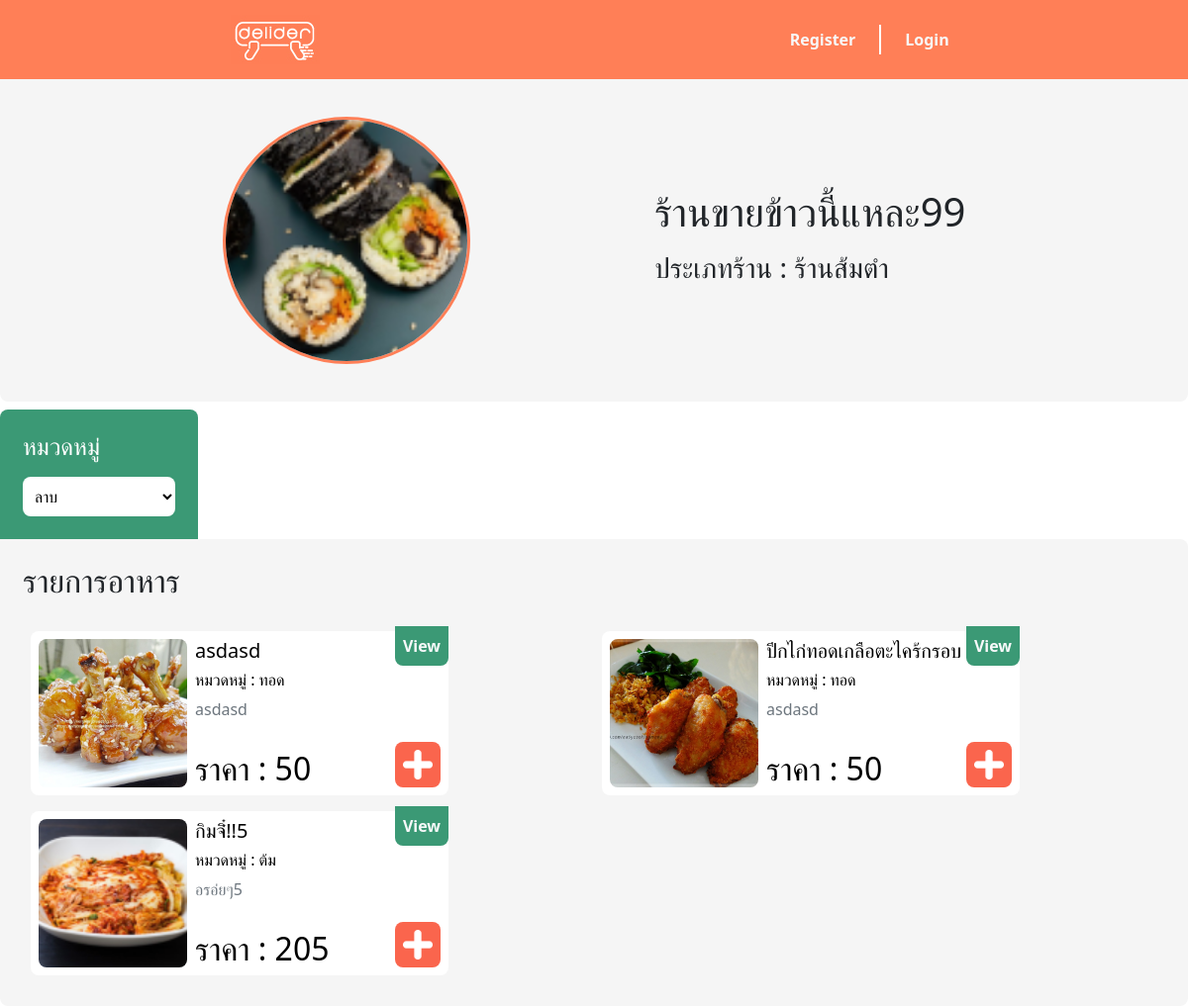
The page /rest.php?id=2 on the database its author committed.
### tables this page shows
CREATE TABLE `restaurant` (
  `id` int(11) NOT NULL,
  `rest_name` varchar(100) NOT NULL DEFAULT '''ไม่มี''',
  `rest_type` varchar(100) NOT NULL DEFAULT '''ไม่มี''',
  `m_id` text NOT NULL
);

CREATE TABLE `manager` (
  `id` int(11) NOT NULL,
  `username` text NOT NULL,
  `password` text NOT NULL,
  `fullname` text NOT NULL,
  `profile` varchar(100) NOT NULL DEFAULT '''555''',
  `address` text NOT NULL,
  `allow` tinyint(1) NOT NULL DEFAULT 0
);

CREATE TABLE `foods` (
  `id` int(11) NOT NULL,
  `foodname` text NOT NULL,
  `des` text NOT NULL,
  `type` text NOT NULL,
  `price` int(11) NOT NULL,
  `rest_id` text NOT NULL,
  `image` text NOT NULL
);

### db/connect.php (called while the page is built)
<?php
function db($qr) {
    $server = "localhost";
    $username = "root";
    $password = "";
    $database = "esan6";
    $conn = new mysqli($server,$username,$password,$database);
    return $conn->query($qr);
}
?>

### rest.php (the view, shortened to what this page needs)
<!DOCTYPE html>
<html lang="en">
<head>
    <link rel="stylesheet" href="css/rest.css">
</head>
<body>
    <?php include('component/header.php'); ?>
     <div class="rest-container">
     <?php $rest = db('SELECT manager.profile , restaurant.rest_name,restaurant.rest_type FROM restaurant INNER JOIN manager ON restaurant.m_id=manager.id AND restaurant.id = '.$_GET['id'].';');
    if ($rest->num_rows > 0) {
        $rest = $rest->fetch_assoc();
        if (isset($_SESSION['REST']) && $_SESSION['REST'] == $_GET['id']) {; ?>
<div class="rest-head">
    <div class="rest-img">
        <img class="rounded-pill" src="assets/profile/<?php echo $rest['profile'] ?>.jpg">
    </div>
    <form method="post" class="rest-detail gap-2">
        <h1><input name="name" class="rest-name" type="text" value="<?php echo $rest['rest_name'] ?>"></h1>
        <h3>
            ประเภทร้าน :
            <h3>
        <select name="typerest" id="">
            <?php $type = db('SELECT * FROM resttype;');
            if ($type->num_rows > 0) {
                foreach ($type as $data) { ?>
<?php if ($data['type'] == $rest['rest_type']) { ?>
    <option selected value="<?php echo $data['type'] ?>"><?php echo $data['type'] ?></option>
<?php }else { ?>
    <option value="<?php echo $data['type'] ?>"><?php echo $data['type'] ?></option>
<?php } ?>
                <?php }
            } ?>
        </select>
    </h3>
        </h3>
        <div>
            <button class="rounded-pill px-3">Save</button>
        </div>
    </form>
    <a class="add-food text-light" href="postfood.php">Add food</a>
    <a class="add-dis text-light" href="postdiscount.php">Add discount</a>
    <a class="add-type text-light" href="posttypefood.php">Add food type</a>
    <a class="add-report text-light" href="reporter.php">Report</a>
</div>
        <?php }else{ ?>
<div class="rest-head">
    <div class="rest-img">
        <img class="rounded-pill" src="assets/profile/<?php echo $rest['profile'] ?>.jpg">
    </div>
    <form method="post" class="rest-detail gap-2">
        <h1><?php echo $rest['rest_name'] ?></h1>
        <h3>
            ประเภทร้าน : <?php echo $rest['rest_type']; ?>
        </h3>
    </form>
</div>
        <?php }
    } ?>
<div class="filter gap-2">
    <h4>หมวดหมู่</h4>
    <select onchange="window.location.href = 'rest.php?id=<?php echo $_GET['id'] ?>&typefood='+event.target.value;">
                <?php $type = db('SELECT * FROM typefood WHERE rest_id='.$_GET['id'].';');
        if ($type->num_rows > 0) {
            foreach ($type as $data) { ?>
<?php if ($data['type'] == $_GET['typefood']) { ?>
    <option selected value="<?php echo $data['type'] ?>"><?php echo $data['type'] ?></option>
<?php }else{ ?>
    <option value="<?php echo $data['type'] ?>"><?php echo $data['type'] ?></option>
<?php } ?>
            <?php }
        } ?>
    </select>
</div>
<div class="rest-body">
    <h2 class="mb-4">รายการอาหาร</h2>
    <div class="menu-container">
<?php
include('component/foods.php');
if (isset($_GET['typefood'])) {
    $foods = db('SELECT * FROM foods WHERE rest_id='.$_GET['id'].' AND type="'.$_GET['typefood'].'";');
    if ($foods->num_rows > 0) {
        foods($foods);
    }
}else{
    $foods = db('SELECT * FROM foods WHERE rest_id='.$_GET['id'].';');
    if ($foods->num_rows > 0) {
        foods($foods);
    }
}
?>
    </div>
</div>
</div>
</body>
</html>

### component/foods.php (shortened to what this page needs)
<?php
function foods($qr) {
    foreach ($qr as $data) { ?>
        <button onclick="window.location.href = 'api/add.php?id=<?php echo $data['id'] ?>';" class="menu gap-2">
            <img src="assets/image/<?php echo $data['image'] ?>.jpg">
            <div class="menu-detail-container text-start">
                <div class="menu-detail">
                    <h5><?php echo $data['foodname']; ?></h5>
                    <h6>หมวดหมู่ : <?php echo $data['type']; ?></h6>
                    <p class="text-secondary"><?php echo $data['des']; ?></p>
                </div>
                <div class="menu-price">
                    <h2>ราคา : <?php echo $data['price']; ?></h2>
                    <div class="add">
                        <img src="image/icon/add.png" width="30px">
                    </div>
                </div>
            </div>
            <a class="view text-light" href="viewfood.php?id=<?php echo $data['id'] ?>">View</a>
            </button>
    <?php }
}
?>

### css/rest.css (style rules this page uses)
.rest-container { max-width: 1360px; width: 100%; height: 100%; margin: auto; }
.rest-head { display: flex; justify-content: space-evenly; align-items: center; padding: 38px; background-color: #f5f5f5; border-radius: 0 0 8px 8px; position: relative; }
.rest-img>img { width: 250px; height: 250px; object-fit: cover; border: 3px solid #ff7f57; box-sizing: border-box; }
.rest-detail { display: flex; flex-direction: column; }
.filter { width: 200px; padding: 23px; background-color: #3b9975; border-radius: 8px 8px 0 0; margin: 8px 0 0 0; display: flex; flex-direction: column; color: white; }
.filter>select { padding: 8px; border: none; outline: none; background-color: white; border-radius: 8px; }
.rest-body { width: 100%; background-color: #f5f5f5; padding: 23px; border-radius: 0 8px 8px 8px; }
.menu-container { display: grid; grid-template-columns: 1fr 1fr 1fr; }
.menu { position: relative; display: flex; width: 422px; margin: 8px; border: none; background-color: white; padding: 8px; border-radius: 8px; transition: 0.1s; }
.menu>img { width: 150px; height: 150px; object-fit: cover; border-radius: 8px; }
.menu-detail-container { width: 256px; height: 100%; display: flex; flex-direction: column; justify-content: space-between; }
.menu-detail>h5 { white-space: nowrap; width: 248px; overflow: hidden; text-overflow: ellipsis; }
.menu-detail>h6 { white-space: nowrap; width: 248px; overflow: hidden; text-overflow: ellipsis; }
.menu-detail>p { white-space: nowrap; width: 248px; overflow: hidden; text-overflow: ellipsis; }
.menu-price { display: flex; justify-content: space-between; align-items: flex-end; }
.menu-price>h2 { margin: 0; }
.add { padding: 8px; border-radius: 8px; background-color: #fa654d; }
.view { position: absolute; top: -5px; right: 0; text-decoration: none; padding: 8px; font-weight: bold; background-color: #3b9975; border-radius: 0 0 8px 8px; transition: 0.1s; }
@media screen and (max-width: 1333px) { .menu-container { grid-template-columns: 1fr 1fr; } }

### rows shown on the page
restaurant: manager.profile (picture), rest_name "ร้านขายข้าวนี้แหละ99", rest_type "ร้านส้มตำ"
foods: image (picture), foodname "asdasd", type "ทอด", des "asdasd", price "50"
foods: image (picture), foodname "ปีกไก่ทอดเกลือตะไคร้กรอบ", type "ทอด", des "asdasd", price "50"
foods: image (picture), foodname "กิมจิ๋๋!!5", type "ต้ม", des "อรอ่ยๆ5", price "205"

### other values the page prints
form field value "ลาบ"
